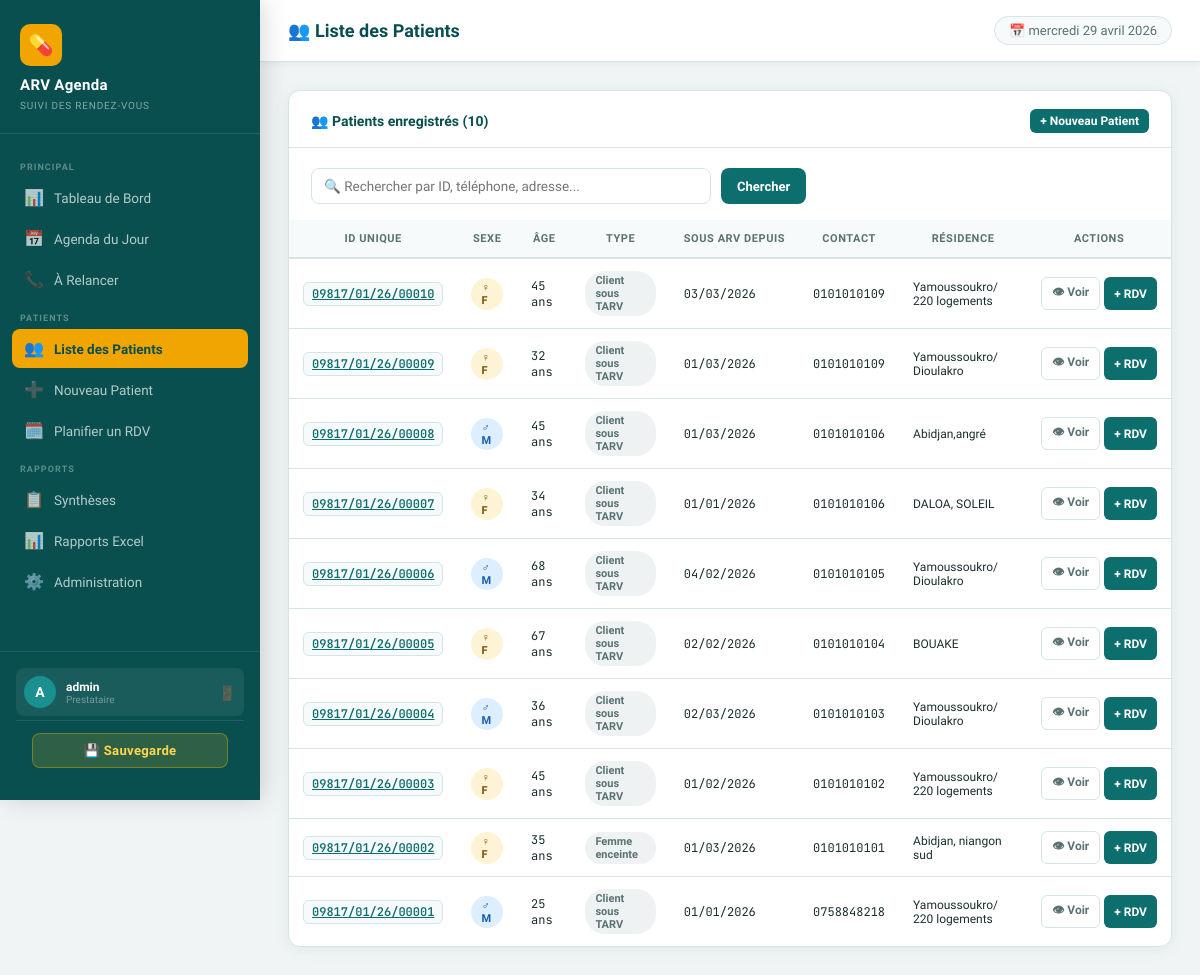
The app's page /patients/ (signed in), older data.
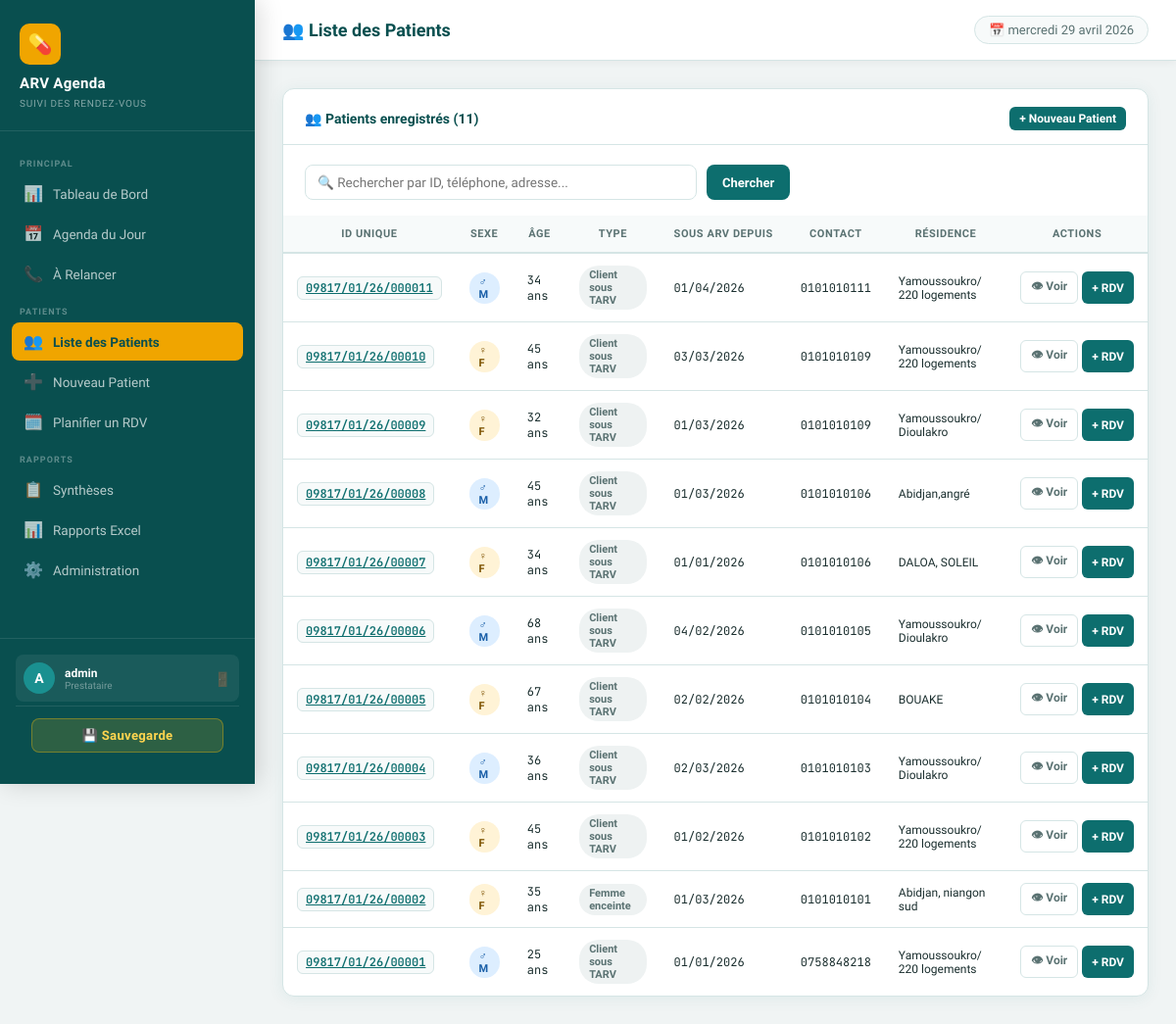
The same page, newer data.
### agenda/models.py (models this page shows, shortened)
class Patient(models.Model):
    numero_unique = models.CharField(max_length=50, unique=True, verbose_name="N° Unique d'identification")
    code_etablissement = models.CharField(max_length=20, verbose_name="Code établissement")
    numero_site = models.CharField(max_length=20, blank=True, verbose_name="N° Site")
    sexe = models.CharField(max_length=1, choices=SEXE_CHOICES, verbose_name="Sexe")
    age = models.PositiveIntegerField(verbose_name="Âge")
    age_en_mois = models.BooleanField(default=False, verbose_name="Âge en mois (< 2 ans)")
    type_client = models.CharField(max_length=1, choices=TYPE_CLIENT_CHOICES, verbose_name="Type de client")
    population_cles = models.CharField(max_length=10, choices=POPULATION_CLES_CHOICES, blank=True, verbose_name="Population clés")
    date_mise_sous_arv = models.DateField(verbose_name="Date de mise sous ARV")
    contact_telephone = models.CharField(max_length=20, verbose_name="Contact téléphonique")
    residence_adresse = models.CharField(max_length=255, verbose_name="Résidence/Adresse géographique")
    cree_par = models.ForeignKey(User, on_delete=models.SET_NULL, null=True, related_name='patients_crees')
    date_creation = models.DateTimeField(auto_now_add=True)
    class Meta:
        verbose_name = "Patient"
        verbose_name_plural = "Patients"
    @property
    def age_display(self):
        if self.age_en_mois:
            return f"{self.age} mois"
        return f"{self.age} ans"
    def get_type_client_display(self):
        if not self.type_client:
            return ""
        choix_dict = dict(TYPE_CLIENT_CHOICES)
        codes = self.type_client.split(',')
        labels = [choix_dict.get(code.strip(), code.strip()) for code in codes]
        return ", ".join(labels)

### agenda/views.py (the view)
# urls.py: path('patients/', views.patient_list, name='patient_list'),
@login_required
def patient_list(request):
    query = request.GET.get('q', '')
    patients = get_patients_queryset(request.user).order_by('-date_creation')
    if query:
        patients = patients.filter(
            Q(numero_unique__icontains=query) |
            Q(residence_adresse__icontains=query) |
            Q(contact_telephone__icontains=query)
        )
    return render(request, 'agenda/patient_list.html', {'patients': patients, 'query': query})

### agenda/models.py (called while the page is built)
def get_patients_queryset(user):
    from django.db.models import Q
    qs = Patient.objects.all()
    if user.groups.filter(name=GROUP_PTME).exists():
        return qs.filter(
            Q(age__lte=PTME_AGE_MAX) | Q(type_client__in=PTME_TYPES)
        )
    elif user.groups.filter(name=GROUP_ADULTE).exists():
        return qs.filter(age__gt=PTME_AGE_MAX).exclude(type_client__in=PTME_TYPES)
    return qs

### templates/agenda/patient_list.html (shortened to what this page needs)
{% extends 'base.html' %}
{% block page_title %}👥 Liste des Patients{% endblock %}
{% block content %}
<div class="card">
  <div class="card-header">
    <span class="card-title">👥 Patients enregistrés ({{ patients.count }})</span>
    <a href="{% url 'patient_create' %}" class="btn btn-primary btn-sm">+ Nouveau Patient</a>
  </div>
  <div class="card-body" style="padding-bottom:0;">
    <form method="get" style="display:flex;gap:10px;margin-bottom:16px;">
      <input type="text" name="q" class="form-control" placeholder="🔍 Rechercher par ID, téléphone, adresse..." value="{{ query }}" style="max-width:400px;">
      <button type="submit" class="btn btn-primary">Chercher</button>
    </form>
  </div>
  <div class="table-wrapper">
    {% if patients %}
    <table class="arv-table">
      <thead>
        <tr>
          <th>ID Unique</th><th>Sexe</th><th>Âge</th><th>Type</th>
          <th>Sous ARV depuis</th><th>Contact</th><th>Résidence</th><th>Actions</th>
        </tr>
      </thead>
      <tbody>
        {% for p in patients %}
        <tr>
          <td><a href="{% url 'patient_detail' p.pk %}" class="patient-id">{{ p.numero_unique }}</a></td>
          <td>{% if p.sexe == 'M' %}<span class="badge badge-info">♂ M</span>{% else %}<span class="badge badge-warning">♀ F</span>{% endif %}</td>
          <td class="mono">{{ p.age_display }}</td>
          <td><span class="badge badge-secondary">{{ p.get_type_client_display|truncatechars:20 }}</span></td>
          <td class="mono">{{ p.date_mise_sous_arv|date:"d/m/Y" }}</td>
          <td class="mono">{{ p.contact_telephone }}</td>
          <td style="font-size:12px;">{{ p.residence_adresse|truncatechars:30 }}</td>
          <td>
            <div style="display:flex;gap:4px;">
              <a href="{% url 'patient_detail' p.pk %}" class="btn btn-sm btn-ghost">👁 Voir</a>
              <a href="{% url 'rdv_create_for_patient' p.pk %}" class="btn btn-sm btn-primary">+ RDV</a>
            </div>
          </td>
        </tr>
        {% endfor %}
      </tbody>
    </table>
    {% else %}
    <div class="empty-state"><div class="icon">👥</div><p>Aucun patient trouvé{% if query %} pour "{{ query }}"{% endif %}</p></div>
    {% endif %}
  </div>
</div>
{% endblock %}

Row changes from the older to the newer data that the page shows:
added Patient: numero_unique "09817/01/26/000011", sexe "♂ M", age_display "34 ans", type_client "Client sous TARV", date_mise_sous_arv "01/04/2026", contact_telephone "0101010111", residence_adresse "Yamoussoukro/ 220 logements"
Text that changed along with them:
{{ patients.count }}: "10" → "11"
